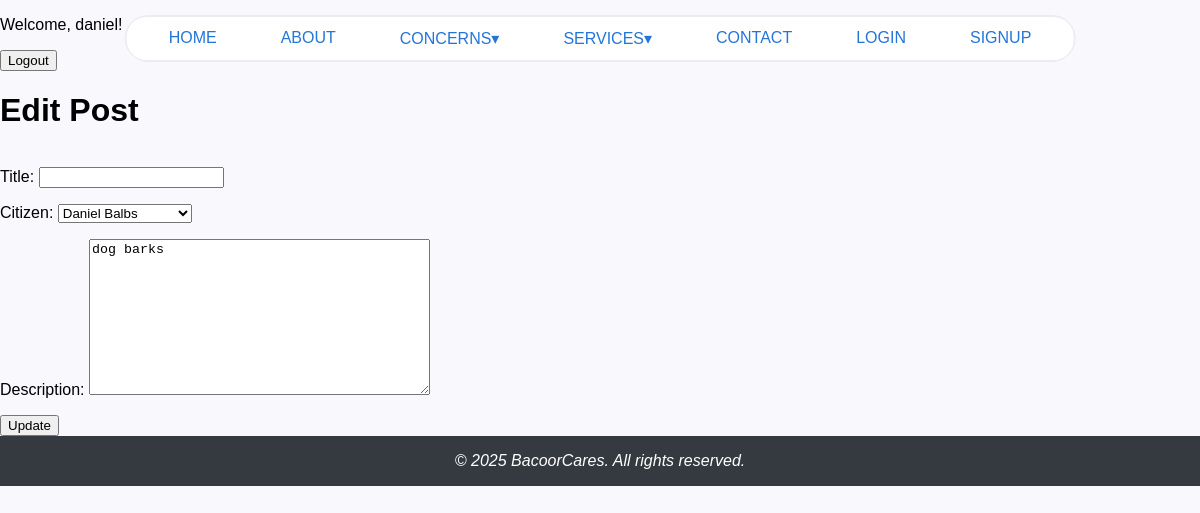
The app's page /complaint/1/edit (signed in) with its own data.
### accounts/models.py (models this page shows)
class CustomUser(AbstractUser):
    age = models.IntegerField(null=True, blank=True)
    phone_number = models.CharField(max_length=20, null=True, blank=True)

### app/models.py (models this page shows, shortened)
class Complaint(models.Model):
    title = models.CharField(max_length=100, null=True)
    citizen = models.ForeignKey(Citizen, on_delete=models.CASCADE, related_name="complaints")
    description = models.TextField(null=True)
    submission_date = models.DateField(auto_now_add=True)

### app/views.py (the view)
# urls.py: path('complaint/<int:pk>/edit', ComplaintUpdateView.as_view(), name='complaint_update'),
class ComplaintUpdateView(UpdateView):
    model = Complaint
    fields = ['title', 'citizen', 'description', 'submission_date']
    template_name = 'app/complaint_update.html'

### app/models.py (called while the page is built)
    def __str__(self):
        return f"{self.first_name} {self.last_name}"

### app/templates/app/complaint_update.html (shortened to what this page needs)
{% extends 'app/base.html' %}
{% load static %}
{% block content %}
    <h1> Edit Post </h1>
    <form action="{% url 'complaint_update' object.pk %}" method="post">
        {{form.as_p}}
        <input type="submit" value="Update">
    </form>
{% endblock content %}

### app/templates/app/base.html (shortened to what this page needs)
{% load static %}
<!DOCTYPE html>
<html lang="en">
    <head>
        <link rel="stylesheet" href="{% static 'css/base.css' %}">
    </head>
<body>
    {% include 'app/navbar.html' %}
    {% if user.is_authenticated %}
    <p>Welcome, {{ user.username }}!</p>
    <form method="post" action="{% url 'logout' %}">
        <button type="submit">Logout</button>
    </form>
    {% else %}
    <p>You are not logged in.</p>
    <a href="{% url 'login' %}">login</a>
    {% endif %}
    {% block content %}{% endblock content %}
    {% include 'app/footer.html' %}
</body>
</html>

### static/css/base.css (style rules this page uses)
html, body { height: 100%; margin: 0; display: flex; flex-direction: column; }
body { display: flex; flex-direction: column; }
body { background: #F9F8FD; font-family: 'Lexend Exa', sans-serif; }

### records on screen
CustomUser: username "daniel"
Complaint: citizen "Daniel Balbs", description "dog barks"
